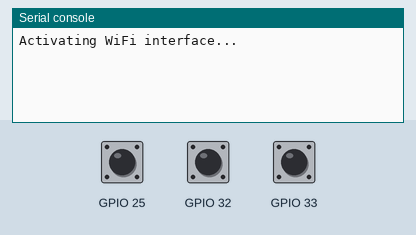
Simulated run of this program. Board: ESP32 board running MicroPython. Shown: the last lines printed to the serial console. The inputs (shaded band) are chosen by the test bench; at power-on: GPIO 25 HIGH, GPIO 32 HIGH, GPIO 33 HIGH. WiFi joins after 1.5 s.

Above: at 1.2 s.
1.3 s: GPIO 25 pulled LOW for 1 s
At 3.3 s:
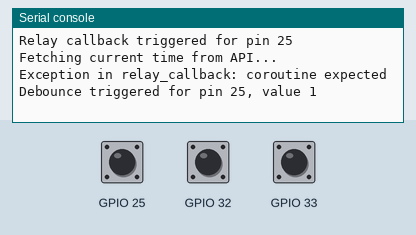
3.8 s: GPIO 32 pulled LOW for 0.15 s
At 4.5 s:
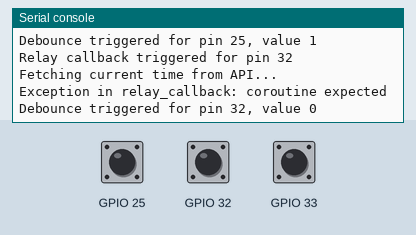
5.4 s: GPIO 33 pulled LOW for 0.15 s
At 6.7 s:
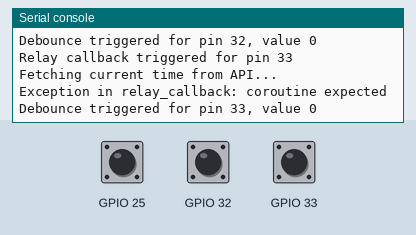
7.0 s: GPIO 25 pulled LOW for 0.15 s
8.6 s: GPIO 32 pulled LOW for 1 s
At 10.1 s:
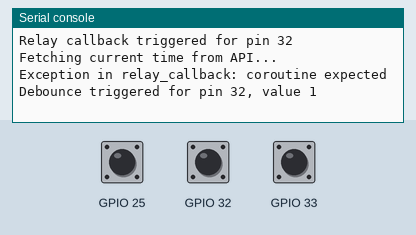
11.1 s: GPIO 33 pulled LOW for 1 s
Timing chart, 0 to 14.1 s (numbered marks = the images above; inputs shaded):
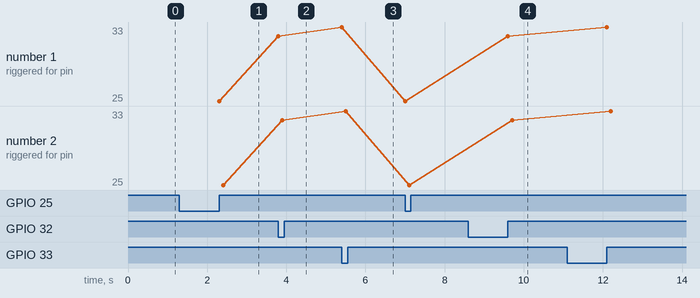

The program:

main.py
```python
import uasyncio as asyncio
import gc
from wifi_manager import WiFiManager
from mqtt_manager import MQTTManager
from relay_manager import RelayManager
from system_monitor import SystemMonitor
from machine import Pin, WDT
from watchdog import feed_watchdog, restart_device
import json

RELAY_PINS = [32, 33, 25]
RELAY_NAMES = {"32": "Alarma", "33": "Problema", "25": "Supervision"}

wdt = WDT(timeout=30000)  # Ajuste el timeout según sea necesario

wifi_manager = WiFiManager()
mqtt_manager = MQTTManager()
relay_manager = RelayManager()
system_monitor = SystemMonitor()

async def relay_callback(pin, pin_num):
    try:
        print(f"Relay callback triggered for pin {pin_num}")
        current_datetime = await wifi_manager.get_current_time()
        if current_datetime:
            message = {
                "date_time": current_datetime,
                "name": RELAY_NAMES[str(pin_num)],
                "status": "DESC" if pin.value() else "OK"
            }
            print(f"Publishing message: {message}")
            mqtt_manager.publish_event(f"EMPRESA_TEST/{mqtt_manager.client_id}/eventos", json.dumps(message))
    except Exception as e:
        print("Exception in relay_callback:", e)


async def main():
    while True:
        wdt.feed()
        await wifi_manager.connect_wifi()
        for relay_pin in RELAY_PINS:
            relay_manager.setup_relay(relay_pin, relay_callback)
        while True:
            wdt.feed()
            system_monitor.monitor_system()
            gc.collect()
            await asyncio.sleep(5)
            await wifi_manager.check_connection()

if __name__ == "__main__":
    loop = asyncio.get_event_loop()
    loop.run_until_complete(main())
```

wifi_manager.py
```python
import network
import uasyncio as asyncio
import usocket as socket

class WiFiManager:
    def __init__(self):
        self.ssid = "PABLO-2.4G"
        self.password = "47009410"
        self.sta_if = network.WLAN(network.STA_IF)
        self.wifi_connected = False

    async def connect_wifi(self):
        if not self.sta_if.isconnected():
            print("Activating WiFi interface...")
            self.sta_if.active(True)
            self.sta_if.connect(self.ssid, self.password)
            while not self.sta_if.isconnected():
                await asyncio.sleep(1)
            print("WiFi connected successfully.")

    async def check_connection(self):
        if not self.sta_if.isconnected():
            print("WiFi disconnected, attempting to reconnect...")
            await self.connect_wifi()

    async def get_current_time(self):
        await self.check_connection()
        if self.sta_if.isconnected():
            print("Fetching current time from API...")
            response = await self.http_get("http://worldtimeapi.org/api/timezone/America/Lima")
            if response:
                data = ujson.loads(response)
                current_datetime = data["datetime"]
                print(f"Current time obtained: {current_datetime}")
                return self._format_datetime(current_datetime)
            else:
                print("Failed to fetch time, no response.")
        else:
            print("Not connected to WiFi.")
        return None

    async def http_get(self, url):
        _, _, host, path = url.split('/', 3)
        addr = socket.getaddrinfo(host, 80)[0][-1]
        s = socket.socket()
        s.setblocking(False)
        try:
            await asyncio.wait_for(s.connect(addr), timeout=10)
            s.send(bytes('GET /{} HTTP/1.0\r\nHost: {}\r\n\r\n'.format(path, host), 'utf8'))
            response = await self.read_response(s)
            return response
        finally:
            s.close()

    async def read_response(self, s):
        response = b''
        while True:
            data = await asyncio.wait_for(s.recv(100), timeout=5)
            if not data:
                break
            response += data
        return response.decode('utf-8').split('\r\n\r\n')[1]

    def _format_datetime(self, datetime_str):
        year, month, day = datetime_str[:10].split("-")
        time_str = datetime_str[11:19]
        return f"{day}-{month}-{year} a las {time_str}"
```

mqtt_manager.py
```python
from umqtt.robust import MQTTClient
import time

class MQTTManager:
    def __init__(self):
        self.broker = "node02.myqtthub.com"
        self.port = 8883
        self.client_id = "ESP32-PQ1"
        self.user = "ESP32-1"
        self.password = "esp32"
        self.client = None
        self.retry_interval = 1

    def ensure_client(self):
        print("Ensuring MQTT client is connected...")
        if self.client is None or not self.client.isconnected():
            self.connect_mqtt()

    def connect_mqtt(self):
        try:
            print("Attempting MQTT connection...")
            self.client = MQTTClient(self.client_id.encode('utf-8'), self.broker, self.port,
                                     user=self.user.encode('utf-8'), password=self.password.encode('utf-8'), ssl=True)
            self.client.connect()
            print("MQTT Connected successfully")
        except Exception as e:
            print(f"Failed to connect to MQTT: {e}")
            time.sleep(self.retry_interval)
            self.retry_interval = min(self.retry_interval * 2, 300)
            self.client = None

    def publish_event(self, topic, message):
        print(f"Attempting to publish message to {topic}...")
        self.ensure_client()
        if self.client and self.client.isconnected():
            try:
                self.client.publish(topic, message, qos=1)
                print(f"Message published to {topic}: {message}")
            except Exception as e:
                print(f"Failed to publish message: {e}")
                self.client = None  # Re-initialize the client if failed
```

relay_manager.py
```python
from machine import Pin
import time
import uasyncio as asyncio

class RelayManager:
    def __init__(self):
        self.relays = {}
        self.relay_states = {}
        self.last_trigger_time = {}

    def setup_relay(self, pin_num, callback):
        pin = Pin(pin_num, Pin.IN, Pin.PULL_UP)
        self.relays[pin_num] = pin
        self.relay_states[pin_num] = pin.value()
        print(f"Setting up relay for pin {pin_num}")
        pin.irq(trigger=Pin.IRQ_RISING | Pin.IRQ_FALLING, handler=lambda pin: asyncio.create_task(self.debounce(pin_num, pin, callback)))
        return pin

    async def debounce(self, pin_num, pin, callback):
        current_time = time.ticks_ms()
        if current_time - self.last_trigger_time.get(pin_num, 0) > 300:
            if self.relay_states[pin_num] != pin.value():
                self.relay_states[pin_num] = pin.value()
                await callback(pin, pin_num)
                self.last_trigger_time[pin_num] = current_time
                print(f"Debounce triggered for pin {pin_num}, value {pin.value()}")
```

system_monitor.py
```python
import gc
import os
from machine import freq # type: ignore

class SystemMonitor:
    def __init__(self):
        pass

    def read_memory(self):
        # Leer la cantidad de memoria RAM libre y total
        free_memory = gc.mem_free()
        total_memory = gc.mem_alloc() + free_memory
        return {
            'free_memory': free_memory,
            'total_memory': total_memory,
            'memory_usage_percent': 100 * gc.mem_alloc() / total_memory
        }

    def read_storage(self):
        # Revisar el espacio disponible en el sistema de archivos
        statvfs = os.statvfs('/')
        free_space = statvfs[0] * statvfs[3]  # f_bsize * f_bfree
        total_space = statvfs[0] * statvfs[2]  # f_bsize * f_blocks
        return {
            'free_space': free_space,
            'total_space': total_space,
            'storage_usage_percent': 100 * (total_space - free_space) / total_space
        }

    def monitor_system(self):
        # Ejecutar todas las lecturas y mostrar los resultados
        print("Memory Info:", self.read_memory())
        #print("Storage Info:", self.read_storage())

# Crear instancia y monitorear el sistema
"""
    if __name__ == '__main__':
    monitor = SystemMonitor()
    monitor.monitor_system()
"""
```

watchdog.py
```python
from machine import WDT, reset # type: ignore

wdt = WDT(timeout=30000)  # 30 segundos

def feed_watchdog():
    wdt.feed()

def restart_device():
    reset()
```

Measured:
- after the input at 1.3 s, the serial console: prints a new line after 1.0 s (image 1)
- after the input at 3.8 s, the serial console: prints a new line at once (image 2)
- after the input at 5.4 s, the serial console: prints a new line at once (image 3)
- after the input at 8.6 s, the serial console: prints a new line after 1.0 s (image 4)
- plotted number 1: 32 → 33 after the input at 5.4 s, 33 → 25 after the input at 7.0 s, 25 → 32 after the input at 8.6 s, 32 → 33 after the input at 11.1 s
- plotted number 2: 32 → 33 after the input at 5.4 s, 33 → 25 after the input at 7.0 s, 25 → 32 after the input at 8.6 s, 32 → 33 after the input at 11.1 s
